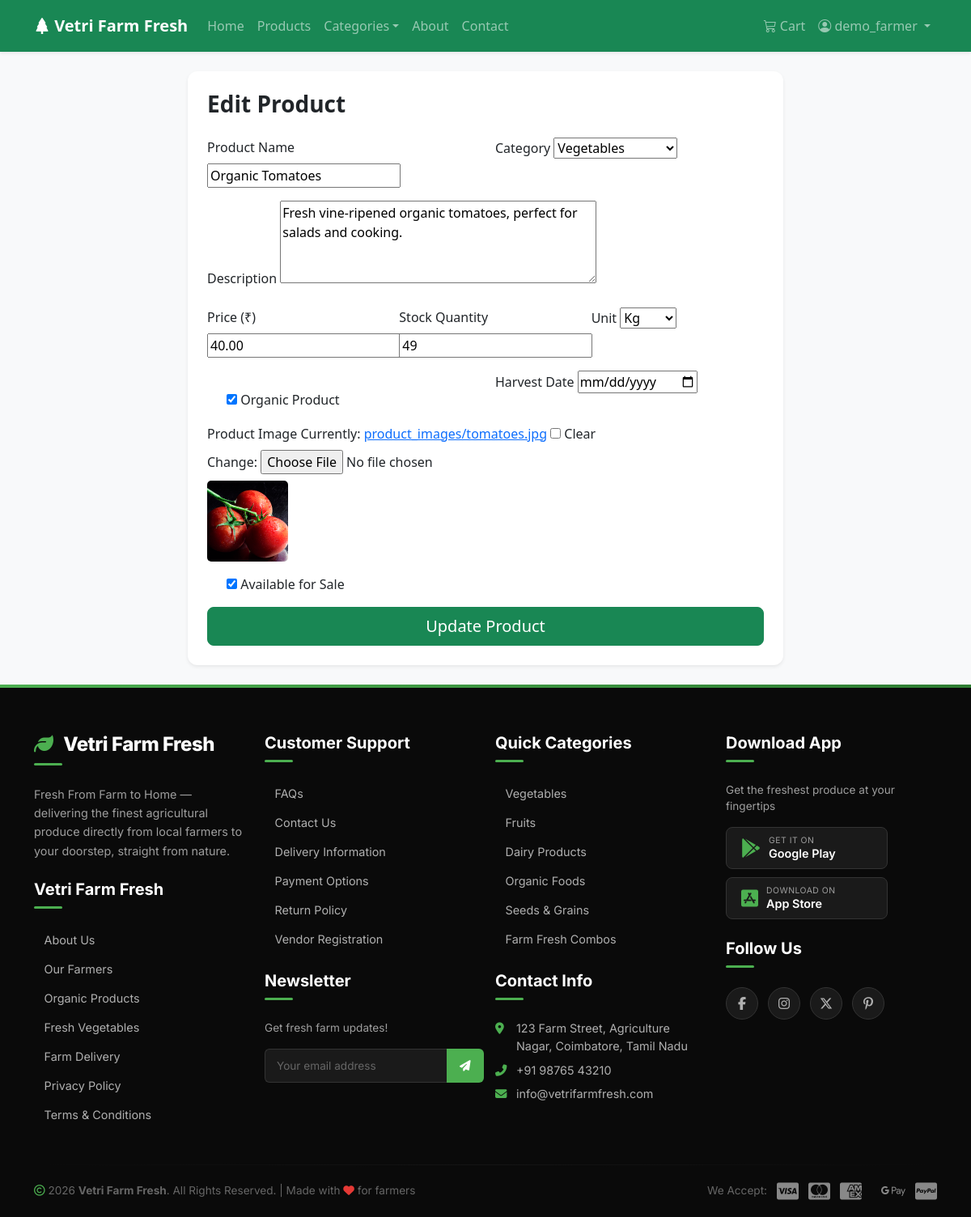
/farmer/products/edit/12/ (signed in), run on the app's committed database.
### marketplace/models.py (models this page shows, shortened)
class Product(models.Model):
    UNIT_CHOICES = [
        ('kg', 'Kg'),
        ('litre', 'Litre'),
        ('dozen', 'Dozen'),
        ('piece', 'Piece'),
        ('pack', 'Pack'),
        ('gram', 'Gram'),
    ]
    farmer = models.ForeignKey(Farmer, on_delete=models.CASCADE, related_name='products')
    category = models.ForeignKey(Category, on_delete=models.SET_NULL, null=True, related_name='products')
    name = models.CharField(max_length=200)
    description = models.TextField(blank=True)
    price = models.DecimalField(max_digits=10, decimal_places=2)
    stock_quantity = models.PositiveIntegerField(default=0)
    unit = models.CharField(max_length=10, choices=UNIT_CHOICES, default='kg')
    is_organic = models.BooleanField(default=False)
    is_featured = models.BooleanField(default=False, help_text='Show on homepage featured section')
    original_price = models.DecimalField(max_digits=10, decimal_places=2, null=True, blank=True, help_text='Original price before discount')
    harvest_date = models.DateField(null=True, blank=True)
    product_image = models.ImageField(upload_to='product_images/', blank=True, null=True)
    availability_status = models.BooleanField(default=True)
    created_at = models.DateTimeField(auto_now_add=True)
    updated_at = models.DateTimeField(auto_now=True)

### marketplace/views.py (the view)
@login_required
def farmer_edit_product(request, product_id):
    product = get_object_or_404(Product, id=product_id)
    if product.farmer.user != request.user:
        messages.error(request, 'Access denied.')
        return redirect('farmer:dashboard')
    if request.method == 'POST':
        form = ProductForm(request.POST, request.FILES, instance=product)
        if form.is_valid():
            form.save()
            messages.success(request, 'Product updated successfully!')
            return redirect('farmer:inventory')
    else:
        form = ProductForm(instance=product)
    return render(request, 'farmer/edit_product.html', {'form': form, 'product': product})

### templates/farmer/edit_product.html (shortened to what this page needs)
{% extends 'farmer/add_product.html' %}

### templates/farmer/add_product.html (shortened to what this page needs)
{% extends 'base.html' %}
{% load static %}
{% block content %}
<div class="container py-4">
    <div class="row justify-content-center">
        <div class="col-md-8">
            <div class="card border-0 shadow-sm">
                <div class="card-body p-4">
                    <h3 class="fw-bold mb-4">{% if product %}Edit{% else %}Add New{% endif %} Product</h3>
                    <form method="post" enctype="multipart/form-data">
                        <div class="row">
                            <div class="col-md-6 mb-3">
                                <label class="form-label">Product Name</label>
                                {{ form.name }}
                            </div>
                            <div class="col-md-6 mb-3">
                                <label class="form-label">Category</label>
                                {{ form.category }}
                            </div>
                        </div>
                        <div class="mb-3">
                            <label class="form-label">Description</label>
                            {{ form.description }}
                        </div>
                        <div class="row">
                            <div class="col-md-4 mb-3">
                                <label class="form-label">Price (₹)</label>
                                {{ form.price }}
                            </div>
                            <div class="col-md-4 mb-3">
                                <label class="form-label">Stock Quantity</label>
                                {{ form.stock_quantity }}
                            </div>
                            <div class="col-md-4 mb-3">
                                <label class="form-label">Unit</label>
                                {{ form.unit }}
                            </div>
                        </div>
                        <div class="row">
                            <div class="col-md-6 mb-3">
                                <div class="form-check mt-4">
                                    {{ form.is_organic }}
                                    <label class="form-check-label">Organic Product</label>
                                </div>
                            </div>
                            <div class="col-md-6 mb-3">
                                <label class="form-label">Harvest Date</label>
                                {{ form.harvest_date }}
                            </div>
                        </div>
                        <div class="mb-3">
                            <label class="form-label">Product Image</label>
                            {{ form.product_image }}
                            {% if product and product.product_image %}
                                <div class="mt-2">
                                    <img src="{{ product.product_image.url }}" style="height: 100px; border-radius: 5px;">
                                </div>
                            {% endif %}
                        </div>
                        <div class="mb-3 form-check">
                            {{ form.availability_status }}
                            <label class="form-check-label">Available for Sale</label>
                        </div>
                        <button type="submit" class="btn btn-success btn-lg w-100">
                            {% if product %}Update{% else %}Add{% endif %} Product
                        </button>
                    </form>
                </div>
            </div>
        </div>
    </div>
</div>
{% endblock %}

### templates/base.html (shortened to what this page needs)
<!DOCTYPE html>
<html lang="en">
<head>
    <link href="https://cdn.jsdelivr.net/npm/bootstrap@5.3.2/dist/css/bootstrap.min.css" rel="stylesheet">
    <link rel="stylesheet" href="https://cdn.jsdelivr.net/npm/bootstrap-icons@1.11.2/font/bootstrap-icons.min.css">
    <link rel="stylesheet" href="https://cdnjs.cloudflare.com/ajax/libs/font-awesome/6.5.1/css/all.min.css">
    {% load static %}
    <link rel="stylesheet" href="{% static 'css/style.css' %}">
</head>
<body>
    <nav class="navbar navbar-expand-lg navbar-dark bg-success shadow-sm">
        <div class="container">
            <a class="navbar-brand fw-bold" href="{% url 'home' %}">
                <i class="bi bi-tree-fill"></i> Vetri Farm Fresh
            </a>
            <div class="collapse navbar-collapse" id="navbarNav">
                <ul class="navbar-nav me-auto">
                    <li class="nav-item"><a class="nav-link" href="{% url 'home' %}">Home</a></li>
                    <li class="nav-item"><a class="nav-link" href="{% url 'marketplace:product_list' %}">Products</a></li>
                    <li class="nav-item dropdown">
                        <a class="nav-link dropdown-toggle" href="#" role="button" data-bs-toggle="dropdown">Categories</a>
                    </li>
                    <li class="nav-item"><a class="nav-link" href="{% url 'about' %}">About</a></li>
                    <li class="nav-item"><a class="nav-link" href="{% url 'contact' %}">Contact</a></li>
                </ul>
                <ul class="navbar-nav">
                    {% if user.is_authenticated %}
                        <li class="nav-item">
                            <a class="nav-link position-relative" href="{% url 'marketplace:view_cart' %}">
                                <i class="bi bi-cart3"></i> Cart
                            </a>
                        </li>
                        <li class="nav-item dropdown">
                            <a class="nav-link dropdown-toggle" href="#" role="button" data-bs-toggle="dropdown">
                                <i class="bi bi-person-circle"></i> {{ user.username }}
                            </a>
                        </li>
                    {% endif %}
                </ul>
            </div>
        </div>
    </nav>
    <main>
        {% block content %}{% endblock %}
    </main>
    <footer class="vff-footer">
        <div class="container">
            <div class="row">
                <div class="col-lg-3 col-md-6 mb-4 mb-lg-0">
                    <h5 class="brand-text"><i class="fas fa-leaf"></i> Vetri Farm Fresh</h5>
                    <p class="tagline">Fresh From Farm to Home — delivering the finest agricultural produce directly from local farmers to your doorstep, straight from nature.</p>
                    <h5 style="margin-top: 1.5rem;">Vetri Farm Fresh</h5>
                    <ul>
                        <li><a href="{% url 'about' %}">About Us</a></li>
                        <li><a href="#">Our Farmers</a></li>
                        <li><a href="{% url 'marketplace:product_list' %}?organic=true">Organic Products</a></li>
                        <li><a href="{% url 'marketplace:product_list' %}?category=1">Fresh Vegetables</a></li>
                        <li><a href="#">Farm Delivery</a></li>
                        <li><a href="#">Privacy Policy</a></li>
                        <li><a href="#">Terms &amp; Conditions</a></li>
                    </ul>
                </div>
                <div class="col-lg-3 col-md-6 mb-4 mb-lg-0">
                    <h5>Customer Support</h5>
                    <ul>
                        <li><a href="#">FAQs</a></li>
                        <li><a href="{% url 'contact' %}">Contact Us</a></li>
                        <li><a href="#">Delivery Information</a></li>
                        <li><a href="#">Payment Options</a></li>
                        <li><a href="#">Return Policy</a></li>
                        <li><a href="{% url 'accounts:farmer_register' %}">Vendor Registration</a></li>
                    </ul>
                    <h5 style="margin-top: 1.8rem;">Newsletter</h5>
                    <p style="color: #9e9e9e; font-size: 0.85rem; margin-bottom: 8px;">Get fresh farm updates!</p>
                    <div class="newsletter-input">
                        <input type="email" placeholder="Your email address">
                        <button type="submit"><i class="fas fa-paper-plane"></i></button>
                    </div>
                </div>
                <div class="col-lg-3 col-md-6 mb-4 mb-lg-0">
                    <h5>Quick Categories</h5>
                    <ul>
                        <li><a href="{% url 'marketplace:product_list' %}?category=1">Vegetables</a></li>
                        <li><a href="{% url 'marketplace:product_list' %}?category=2">Fruits</a></li>
                        <li><a href="{% url 'marketplace:product_list' %}?category=4">Dairy Products</a></li>
                        <li><a href="{% url 'marketplace:product_list' %}?category=3">Organic Foods</a></li>
                        <li><a href="{% url 'marketplace:product_list' %}?category=5">Seeds &amp; Grains</a></li>
                        <li><a href="#">Farm Fresh Combos</a></li>
                    </ul>
                    <h5 style="margin-top: 1.8rem;">Contact Info</h5>
                    <div class="contact-info">
                        <p><i class="fas fa-map-marker-alt"></i>123 Farm Street, Agriculture Nagar, Coimbatore, Tamil Nadu</p>
                        <p><i class="fas fa-phone-alt"></i>+91 98765 43210</p>
                        <p><i class="fas fa-envelope"></i>info@vetrifarmfresh.com</p>
                    </div>
                </div>
                <div class="col-lg-3 col-md-6 mb-4 mb-lg-0">
                    <h5>Download App</h5>
                    <p style="color: #9e9e9e; font-size: 0.85rem;">Get the freshest produce at your fingertips</p>
                    <div class="app-buttons">
                        <a href="#" class="app-btn">
                            <i class="fab fa-google-play"></i>
                            <span class="btn-text">
                                <small>Get it on</small>
                                <span>Google Play</span>
                            </span>
                        </a>
                        <a href="#" class="app-btn">
                            <i class="fab fa-app-store-ios"></i>
                            <span class="btn-text">
                                <small>Download on</small>
                                <span>App Store</span>
                            </span>
                        </a>
                    </div>
                    <h5 style="margin-top: 1.5rem;">Follow Us</h5>
                    <div class="social-links">
                        <a href="#" aria-label="Facebook"><i class="fab fa-facebook-f"></i></a>
                        <a href="#" aria-label="Instagram"><i class="fab fa-instagram"></i></a>
                        <a href="#" aria-label="Twitter/X"><i class="fab fa-x-twitter"></i></a>
                        <a href="#" aria-label="Pinterest"><i class="fab fa-pinterest-p"></i></a>
                    </div>
                </div>
            </div>
            <hr class="footer-divider">
            <div class="footer-bottom">
                <p><i class="far fa-copyright"></i> 2026 <strong>Vetri Farm Fresh</strong>. All Rights Reserved. | Made with <i class="fas fa-heart" style="color: #e53935;"></i> for farmers</p>
                <div class="payment-methods">
                    <span>We Accept:</span>
                    <i class="fab fa-cc-visa" title="Visa"></i>
                    <i class="fab fa-cc-mastercard" title="Mastercard"></i>
                    <i class="fab fa-cc-amex" title="Amex"></i>
                    <i class="fab fa-google-pay" title="Google Pay"></i>
                    <i class="fab fa-cc-paypal" title="PayPal"></i>
                </div>
            </div>
        </div>
    </footer>
</body>
</html>

### data on the page
Product: name "Organic Tomatoes", category "Vegetables", description "Fresh vine-ripened organic tomatoes, perfect for salads and cooking.", price "40.00", stock_quantity "49", unit "Kg", is_organic "☑", product_image (picture), availability_status "☑"

### other printed values
{{ user.username }} "demo_farmer"
